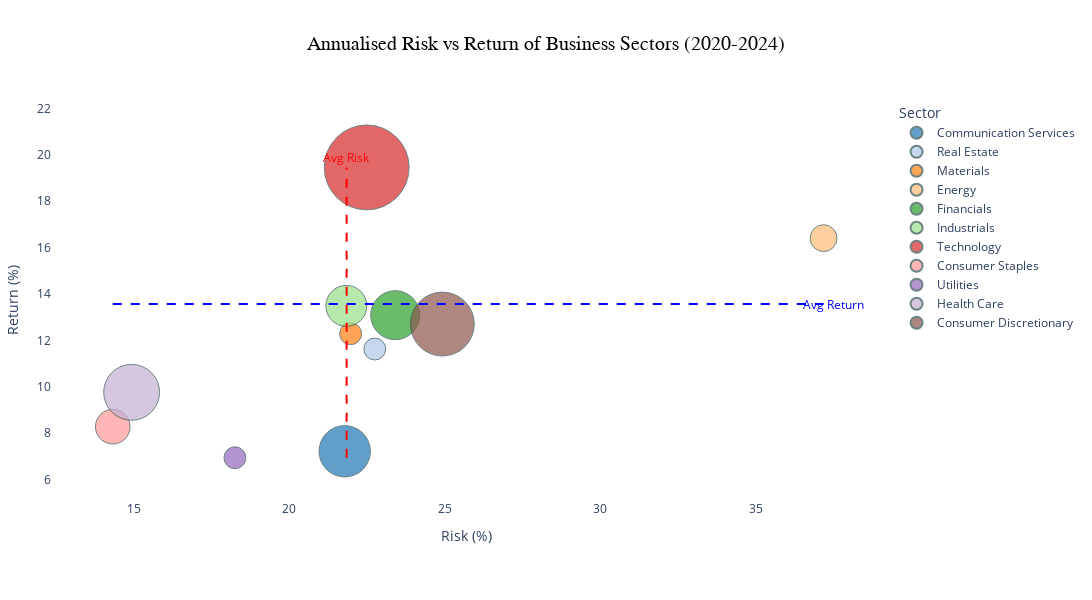

The cell this chart's notebook holds for it:
### Markdown cell above
During Era 3 (2020–2024), the U.S. stock market experienced significant volatility across all sectors, driven by a series of major global events. The onset of the COVID-19 pandemic caused sharp declines as the world came to a standstill, with the Energy sector being particularly hard hit due to collapsing oil demand. However, an unprecedented rebound followed, fueled by massive government stimulus programs and monetary easing that injected liquidity into the economy and restored investor confidence. The recovery was short-lived, as sectors faced another sharp downturn when central banks, responding to elevated inflation, began hiking interest rates at the fastest pace in history, increasing borrowing costs and pressuring valuations. Subsequently, a new uptrend emerged, led by the Technology sector, which benefited from advancements in Artificial Intelligence and heightened investor interest in transformative innovations. The Energy sector also sustained its post-pandemic rally, driven by geopolitical tensions, including the war in Ukraine, which led to a surge in oil prices. This period underscores the dynamic interplay of global events and sector-specific drivers shaping market performance.

### Code cell
# Filter data for Era 3
era3_bubble_data = full_data_with_market_cap[full_data_with_market_cap['Period'] == '2020-2024'].dropna(subset=['Risk', 'Return', 'Market Cap (Trillion USD)'])

# Multiply 'Risk' and 'Return' by 100 to convert from decimal to percentage
era3_bubble_data['Risk'] = era3_bubble_data['Risk'] * 100
era3_bubble_data['Return'] = era3_bubble_data['Return'] * 100

# Create scatter plot using Plotly Express with Risk on x-axis and Return on y-axis
fig = px.scatter(
    era3_bubble_data,
    x="Risk",  # Risk on x-axis
    y="Return",  # Return on y-axis
    size="Market Cap (Trillion USD)",  # Map Market Cap to bubble size
    size_max=60,  # Adjust maximum bubble size for better visualization
    color="Sector",
    color_discrete_map=sector_colors_hex,  # Map sectors to their assigned colors
    hover_name="Sector",
    hover_data={
        "Return": ':.0f',  # Display Return as full number without decimals
        "Risk": ':.0f',    # Display Risk as full number without decimals
        "Market Cap (Trillion USD)": ':.2f'  # Keep Market Cap with two decimals
    },
    title="Annualised Risk vs Return of Business Sectors (2020-2024)",
    labels={
        "Return": "Return (%)",
        "Risk": "Risk (%)",
        "Market Cap (Trillion USD)": "Market Cap (Trillion USD)"
    },
    template="plotly_white",  # Use a clean white background
    width=1200,
    height=600  # Set the plot height to 600 pixels
)

# Customize marker appearance for better visibility
fig.update_traces(marker=dict(opacity=0.7, line=dict(width=1, color='DarkSlateGrey')))

# Calculate weighted average return and risk using Market Cap as weights
weights = era3_bubble_data['Market Cap (Trillion USD)']
avg_return = np.average(era3_bubble_data['Return'], weights=weights)  # No rounding
avg_risk = np.average(era3_bubble_data['Risk'], weights=weights)      # No rounding

# Add vertical reference line for average risk (red color)
fig.add_shape(
    type="line",
    x0=avg_risk,
    y0=era3_bubble_data['Return'].min(),
    x1=avg_risk,
    y1=era3_bubble_data['Return'].max(),
    line=dict(color="Red", dash="dash"),
)

# Add horizontal reference line for average return (blue color)
fig.add_shape(
    type="line",
    x0=era3_bubble_data['Risk'].min(),
    y0=avg_return,
    x1=era3_bubble_data['Risk'].max(),
    y1=avg_return,
    line=dict(color="Blue", dash="dash"),
)

# Add annotations for the reference lines
fig.add_annotation(
    x=avg_risk,
    y=era3_bubble_data['Return'].max(),
    text="Avg Risk",
    showarrow=False,
    yshift=10,
    font=dict(color="Red")
)

fig.add_annotation(
    x=era3_bubble_data['Risk'].max(),
    y=avg_return,
    text="Avg Return",
    showarrow=False,
    xshift=10,
    font=dict(color="Blue")
)

# Update layout to remove grid lines, set axis titles, and center the title
fig.update_layout(
    legend_title_text='Sector',
    xaxis=dict(
        title='Risk (%)',
        showgrid=False  # Remove x-axis grid lines
    ),
    yaxis=dict(
        title='Return (%)',
        showgrid=False  # Remove y-axis grid lines
    ),
    plot_bgcolor='white',  # Ensure background is white
    title_x=0.5,  # Center the title
    title_font=dict(size=20, family='Arial', color='black'),  # Optional: Customize title font
    legend=dict(
        title_font_size=14,
        font_size=12
    ),
    margin=dict(t=100, l=40, r=40, b=100)  # Optional: Adjust margins if necessary
)

# Optional: Format hover information to display full numbers without decimals
hover_template = (
    "<b>%{hovertext}</b><br>" +
    "Return: %{y:.0f}%<br>" +
    "Risk: %{x:.0f}%<br>" +
    "Market Cap: %{marker.size:.2f} Trillion USD"
)
fig.update_traces(hovertemplate=hover_template)

# Display the figure
fig.show()

### Figure 1 — Plotly figure (JSON) as saved in the notebook; plotly's stock layout.template omitted (floating-point values rounded to 4 significant figures)
{"data": [{"customdata": [[4.4]], "hovertemplate": "<b>%{hovertext}</b><br>Return: %{y:.0f}%<br>Risk: %{x:.0f}%<br>Market Cap: %{marker.size:.2f} Trillion USD", "hovertext": ["Communication Services"], "legendgroup": "Communication Services", "marker": {"color": "#1f77b4", "line": {"color": "DarkSlateGrey", "width": 1}, "opacity": 0.7, "size": [4.4], "sizemode": "area", "sizeref": 0.003333, "symbol": "circle"}, "mode": "markers", "name": "Communication Services", "orientation": "v", "showlegend": true, "type": "scatter", "x": [21.78], "xaxis": "x", "y": [7.217], "yaxis": "y"}, {"customdata": [[0.8]], "hovertemplate": "<b>%{hovertext}</b><br>Return: %{y:.0f}%<br>Risk: %{x:.0f}%<br>Market Cap: %{marker.size:.2f} Trillion USD", "hovertext": ["Real Estate"], "legendgroup": "Real Estate", "marker": {"color": "#aec7e8", "line": {"color": "DarkSlateGrey", "width": 1}, "opacity": 0.7, "size": [0.8], "sizemode": "area", "sizeref": 0.003333, "symbol": "circle"}, "mode": "markers", "name": "Real Estate", "orientation": "v", "showlegend": true, "type": "scatter", "x": [22.75], "xaxis": "x", "y": [11.63], "yaxis": "y"}, {"customdata": [[0.8]], "hovertemplate": "<b>%{hovertext}</b><br>Return: %{y:.0f}%<br>Risk: %{x:.0f}%<br>Market Cap: %{marker.size:.2f} Trillion USD", "hovertext": ["Materials"], "legendgroup": "Materials", "marker": {"color": "#ff7f0e", "line": {"color": "DarkSlateGrey", "width": 1}, "opacity": 0.7, "size": [0.8], "sizemode": "area", "sizeref": 0.003333, "symbol": "circle"}, "mode": "markers", "name": "Materials", "orientation": "v", "showlegend": true, "type": "scatter", "x": [21.97], "xaxis": "x", "y": [12.29], "yaxis": "y"}, {"customdata": [[1.2]], "hovertemplate": "<b>%{hovertext}</b><br>Return: %{y:.0f}%<br>Risk: %{x:.0f}%<br>Market Cap: %{marker.size:.2f} Trillion USD", "hovertext": ["Energy"], "legendgroup": "Energy", "marker": {"color": "#ffbb78", "line": {"color": "DarkSlateGrey", "width": 1}, "opacity": 0.7, "size": [1.2], "sizemode": "area", "sizeref": 0.003333, "symbol": "circle"}, "mode": "markers", "name": "Energy", "orientation": "v", "showlegend": true, "type": "scatter", "x": [37.17], "xaxis": "x", "y": [16.41], "yaxis": "y"}, {"customdata": [[4]], "hovertemplate": "<b>%{hovertext}</b><br>Return: %{y:.0f}%<br>Risk: %{x:.0f}%<br>Market Cap: %{marker.size:.2f} Trillion USD", "hovertext": ["Financials"], "legendgroup": "Financials", "marker": {"color": "#2ca02c", "line": {"color": "DarkSlateGrey", "width": 1}, "opacity": 0.7, "size": [4], "sizemode": "area", "sizeref": 0.003333, "symbol": "circle"}, "mode": "markers", "name": "Financials", "orientation": "v", "showlegend": true, "type": "scatter", "x": [23.41], "xaxis": "x", "y": [13.09], "yaxis": "y"}, {"customdata": [[2.8]], "hovertemplate": "<b>%{hovertext}</b><br>Return: %{y:.0f}%<br>Risk: %{x:.0f}%<br>Market Cap: %{marker.size:.2f} Trillion USD", "hovertext": ["Industrials"], "legendgroup": "Industrials", "marker": {"color": "#98df8a", "line": {"color": "DarkSlateGrey", "width": 1}, "opacity": 0.7, "size": [2.8], "sizemode": "area", "sizeref": 0.003333, "symbol": "circle"}, "mode": "markers", "name": "Industrials", "orientation": "v", "showlegend": true, "type": "scatter", "x": [21.84], "xaxis": "x", "y": [13.49], "yaxis": "y"}, {"customdata": [[12]], "hovertemplate": "<b>%{hovertext}</b><br>Return: %{y:.0f}%<br>Risk: %{x:.0f}%<br>Market Cap: %{marker.size:.2f} Trillion USD", "hovertext": ["Technology"], "legendgroup": "Technology", "marker": {"color": "#d62728", "line": {"color": "DarkSlateGrey", "width": 1}, "opacity": 0.7, "size": [12], "sizemode": "area", "sizeref": 0.003333, "symbol": "circle"}, "mode": "markers", "name": "Technology", "orientation": "v", "showlegend": true, "type": "scatter", "x": [22.49], "xaxis": "x", "y": [19.46], "yaxis": "y"}, {"customdata": [[2]], "hovertemplate": "<b>%{hovertext}</b><br>Return: %{y:.0f}%<br>Risk: %{x:.0f}%<br>Market Cap: %{marker.size:.2f} Trillion USD", "hovertext": ["Consumer Staples"], "legendgroup": "Consumer Staples", "marker": {"color": "#ff9896", "line": {"color": "DarkSlateGrey", "width": 1}, "opacity": 0.7, "size": [2], "sizemode": "area", "sizeref": 0.003333, "symbol": "circle"}, "mode": "markers", "name": "Consumer Staples", "orientation": "v", "showlegend": true, "type": "scatter", "x": [14.33], "xaxis": "x", "y": [8.279], "yaxis": "y"}, {"customdata": [[0.8]], "hovertemplate": "<b>%{hovertext}</b><br>Return: %{y:.0f}%<br>Risk: %{x:.0f}%<br>Market Cap: %{marker.size:.2f} Trillion USD", "hovertext": ["Utilities"], "legendgroup": "Utilities", "marker": {"color": "#9467bd", "line": {"color": "DarkSlateGrey", "width": 1}, "opacity": 0.7, "size": [0.8], "sizemode": "area", "sizeref": 0.003333, "symbol": "circle"}, "mode": "markers", "name": "Utilities", "orientation": "v", "showlegend": true, "type": "scatter", "x": [18.26], "xaxis": "x", "y": [6.938], "yaxis": "y"}, {"customdata": [[5.2]], "hovertemplate": "<b>%{hovertext}</b><br>Return: %{y:.0f}%<br>Risk: %{x:.0f}%<br>Market Cap: %{marker.size:.2f} Trillion USD", "hovertext": ["Health Care"], "legendgroup": "Health Care", "marker": {"color": "#c5b0d5", "line": {"color": "DarkSlateGrey", "width": 1}, "opacity": 0.7, "size": [5.2], "sizemode": "area", "sizeref": 0.003333, "symbol": "circle"}, "mode": "markers", "name": "Health Care", "orientation": "v", "showlegend": true, "type": "scatter", "x": [14.94], "xaxis": "x", "y": [9.761], "yaxis": "y"}, {"customdata": [[6.8]], "hovertemplate": "<b>%{hovertext}</b><br>Return: %{y:.0f}%<br>Risk: %{x:.0f}%<br>Market Cap: %{marker.size:.2f} Trillion USD", "hovertext": ["Consumer Discretionary"], "legendgroup": "Consumer Discretionary", "marker": {"color": "#8c564b", "line": {"color": "DarkSlateGrey", "width": 1}, "opacity": 0.7, "size": [6.8], "sizemode": "area", "sizeref": 0.003333, "symbol": "circle"}, "mode": "markers", "name": "Consumer Discretionary", "orientation": "v", "showlegend": true, "type": "scatter", "x": [24.92], "xaxis": "x", "y": [12.7], "yaxis": "y"}], "layout": {"annotations": [{"font": {"color": "Red"}, "showarrow": false, "text": "Avg Risk", "x": 21.84, "y": 19.46, "yshift": 10}, {"font": {"color": "Blue"}, "showarrow": false, "text": "Avg Return", "x": 37.17, "xshift": 10, "y": 13.57}], "height": 600, "legend": {"font": {"size": 12}, "itemsizing": "constant", "title": {"font": {"size": 14}, "text": "Sector"}, "tracegroupgap": 0}, "margin": {"b": 100, "l": 40, "r": 40, "t": 100}, "plot_bgcolor": "white", "shapes": [{"line": {"color": "Red", "dash": "dash"}, "type": "line", "x0": 21.84, "x1": 21.84, "y0": 6.938, "y1": 19.46}, {"line": {"color": "Blue", "dash": "dash"}, "type": "line", "x0": 14.33, "x1": 37.17, "y0": 13.57, "y1": 13.57}], "title": {"font": {"color": "black", "family": "Arial", "size": 20}, "text": "Annualised Risk vs Return of Business Sectors (2020-2024)", "x": 0.5}, "width": 1200, "xaxis": {"anchor": "y", "domain": [0, 1], "showgrid": false, "title": {"text": "Risk (%)"}}, "yaxis": {"anchor": "x", "domain": [0, 1], "showgrid": false, "title": {"text": "Return (%)"}}}}
